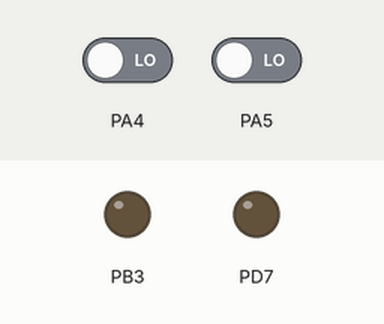
Recording of a program running on a simulated ATmega32, built with avr-gcc and emulated at 16 MHz. Parts: output pins drawn as LEDs (lit = HIGH). The inputs (shaded band) are chosen by the test bench; at power-on: PA4 LOW, PA5 LOW.

Above: at 1.2 s.
1.3 s: PA4 driven HIGH
At 2.2 s:
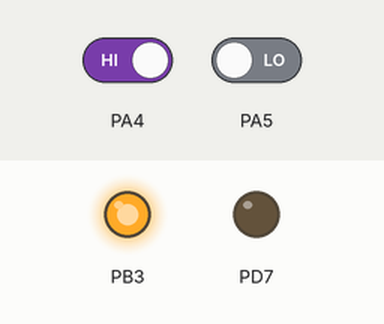
2.8 s: PA5 driven HIGH
At 3.3 s:
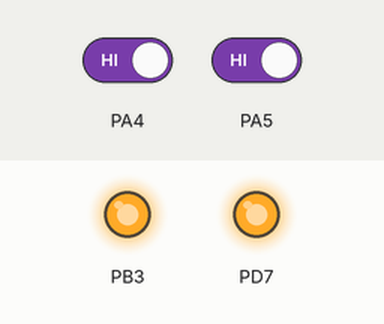
4.3 s: PA4 driven LOW
At 5.5 s:
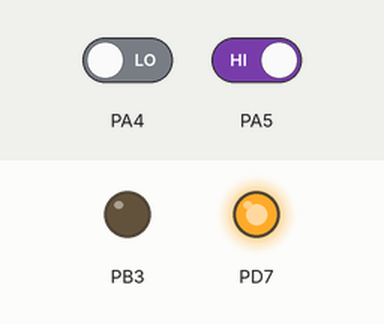
5.8 s: PA5 driven LOW
At 6.8 s:
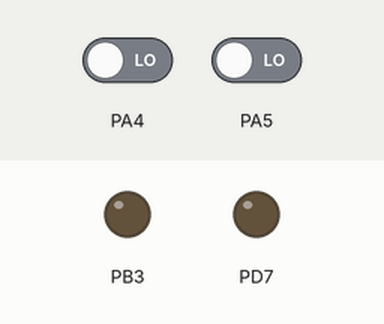
Timing chart, 0 to 8.3 s (numbered marks = the images above; inputs shaded):
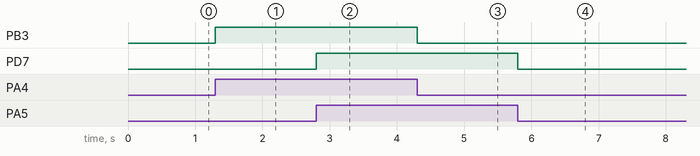

Measured:
- after the input at 1.3 s, PB3: LOW → HIGH at once
- after the input at 2.8 s, PD7: LOW → HIGH at once
- after the input at 4.3 s, PB3: HIGH → LOW at once
- after the input at 5.8 s, PD7: HIGH → LOW at once

The program:

main.c
```c
#include <avr/io.h>
#define F_CPU 16000000UL

int main(void)
{
   DDRB = DDRB | (1<<3);		//Make PB3 as output pin
   DDRD = DDRD | (1<<7);		//Make PD7 as output pin
   DDRA = DDRA & (~(1<<4));		//Make PA4 as input pin
   DDRA = DDRA & (~(1<<5));		//Make PA5 as input pin

    while (1)
    {
		if (PINA & (1<<4))
		{
			PORTB = PORTB | (1<<3);
		}
		else
		{
			PORTB = PORTB & (~(1<<3));
		}

		if (PINA & (1<<5))
		{
			PORTD = PORTD | (1<<7);
		}
		else
		{
			PORTD = PORTD & (~(1<<7));
		}

    }
}
```
